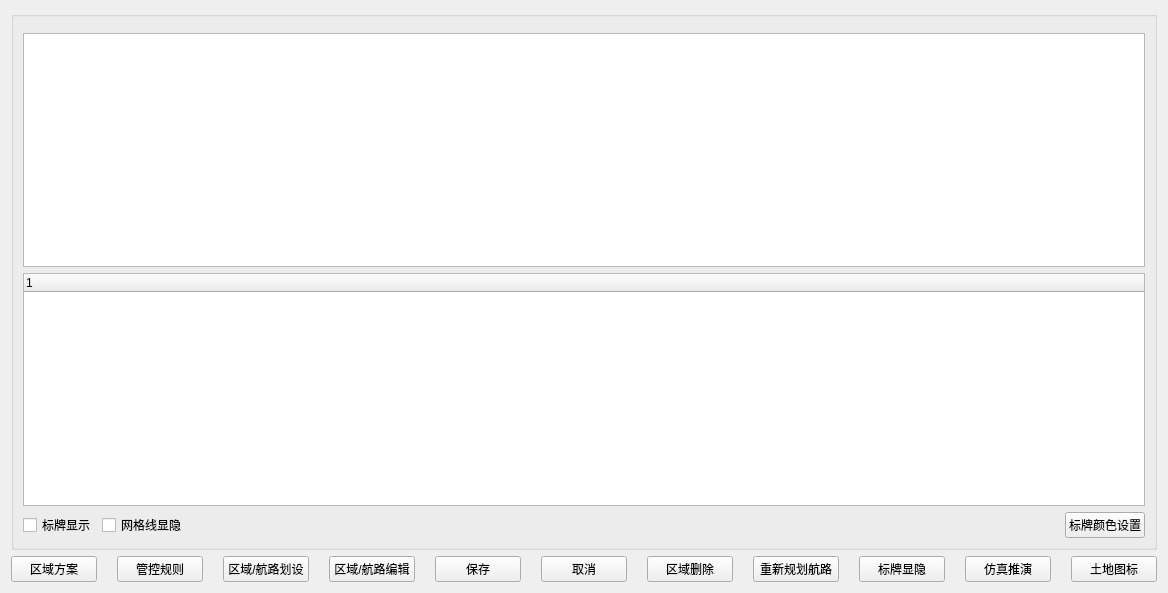
<?xml version="1.0" encoding="UTF-8"?>
<ui version="4.0">
 <class>ZoneManageWidget</class>
 <widget class="QWidget" name="ZoneManageWidget">
  <property name="geometry">
   <rect>
    <x>0</x>
    <y>0</y>
    <width>1168</width>
    <height>593</height>
   </rect>
  </property>
  <property name="windowTitle">
   <string>Form</string>
  </property>
  <layout class="QVBoxLayout" name="verticalLayout">
   <item>
    <layout class="QHBoxLayout" name="horizontalLayout" stretch="0">
     <item>
      <widget class="QGroupBox" name="groupBox">
       <property name="title">
        <string/>
       </property>
       <layout class="QVBoxLayout" name="verticalLayout_5" stretch="20,20,0">
        <property name="topMargin">
         <number>16</number>
        </property>
        <item>
         <widget class="QTableWidget" name="tableWidget_2"/>
        </item>
        <item>
         <widget class="QTreeWidget" name="treeWidget">
          <column>
           <property name="text">
            <string notr="true">1</string>
           </property>
          </column>
         </widget>
        </item>
        <item>
         <layout class="QHBoxLayout" name="horizontalLayout_3">
          <item>
           <widget class="QCheckBox" name="checkBox">
            <property name="text">
             <string>标牌显示</string>
            </property>
           </widget>
          </item>
          <item>
           <widget class="QCheckBox" name="checkBox_2">
            <property name="text">
             <string>网格线显隐</string>
            </property>
           </widget>
          </item>
          <item>
           <spacer name="horizontalSpacer">
            <property name="orientation">
             <enum>Qt::Horizontal</enum>
            </property>
            <property name="sizeHint" stdset="0">
             <size>
              <width>40</width>
              <height>20</height>
             </size>
            </property>
           </spacer>
          </item>
          <item>
           <widget class="QPushButton" name="btnlablecolor">
            <property name="text">
             <string>标牌颜色设置</string>
            </property>
           </widget>
          </item>
         </layout>
        </item>
       </layout>
      </widget>
     </item>
    </layout>
   </item>
   <item>
    <layout class="QHBoxLayout" name="horizontalLayout_2" stretch="0,0,0,0,0,0,0,0,0,0,0">
     <property name="spacing">
      <number>20</number>
     </property>
     <item>
      <widget class="QPushButton" name="pushButton">
       <property name="text">
        <string>区域方案</string>
       </property>
      </widget>
     </item>
     <item>
      <widget class="QPushButton" name="pushButton_2">
       <property name="text">
        <string>管控规则</string>
       </property>
      </widget>
     </item>
     <item>
      <widget class="QPushButton" name="pb_add">
       <property name="text">
        <string>区域/航路划设</string>
       </property>
      </widget>
     </item>
     <item>
      <widget class="QPushButton" name="pb_edit">
       <property name="text">
        <string>区域/航路编辑</string>
       </property>
      </widget>
     </item>
     <item>
      <widget class="QPushButton" name="pb_save">
       <property name="text">
        <string>保存</string>
       </property>
      </widget>
     </item>
     <item>
      <widget class="QPushButton" name="pushButton_4">
       <property name="text">
        <string>取消</string>
       </property>
      </widget>
     </item>
     <item>
      <widget class="QPushButton" name="pb_delete">
       <property name="text">
        <string>区域删除</string>
       </property>
      </widget>
     </item>
     <item>
      <widget class="QPushButton" name="pb_ghhl">
       <property name="text">
        <string>重新规划航路</string>
       </property>
      </widget>
     </item>
     <item>
      <widget class="QPushButton" name="pbtnAreaName">
       <property name="text">
        <string>标牌显隐</string>
       </property>
      </widget>
     </item>
     <item>
      <widget class="QPushButton" name="pushButton_3">
       <property name="text">
        <string>仿真推演</string>
       </property>
      </widget>
     </item>
     <item>
      <widget class="QPushButton" name="btnlandIcon">
       <property name="text">
        <string>土地图标</string>
       </property>
      </widget>
     </item>
    </layout>
   </item>
  </layout>
 </widget>
 <resources/>
 <connections/>
</ui>
